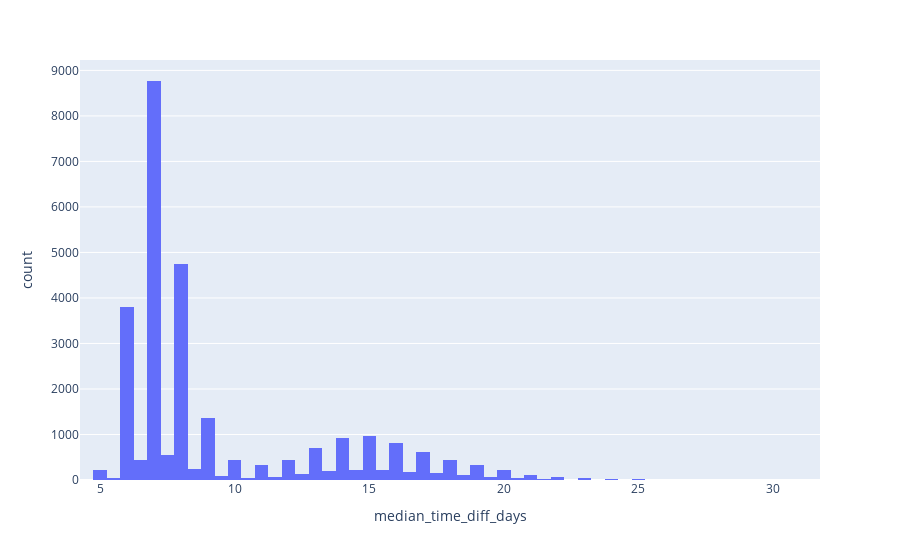

The cell this chart's notebook holds for it:
### Code cell
px.histogram(time_diffs, x="median_time_diff_days")

### Figure 1 — Plotly figure (JSON) as saved in the notebook; plotly's stock layout.template omitted (floating-point values rounded to 4 significant figures; data arrays with more than 128 entries replaced by an {"elided": "..."} marker saying what was removed)
{"data": [{"bingroup": "x", "hovertemplate": "median_time_diff_days=%{x}<br>count=%{y}<extra></extra>", "legendgroup": "", "marker": {"color": "#636efa", "pattern": {"shape": ""}}, "name": "", "orientation": "v", "showlegend": false, "type": "histogram", "x": {"elided": "28212 float values"}, "xaxis": "x", "yaxis": "y"}], "layout": {"barmode": "relative", "legend": {"tracegroupgap": 0}, "margin": {"t": 60}, "xaxis": {"anchor": "y", "domain": [0, 1], "title": {"text": "median_time_diff_days"}}, "yaxis": {"anchor": "x", "domain": [0, 1], "title": {"text": "count"}}}}
